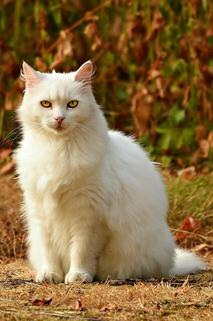
#> input picture img_50_1_50.jpg, 213 x 321 px
$ jupyter execute Untitled.ipynb
#> lines starting #> are read from the running program, lines starting #| are printed output that depends on the picture
[cell 1]
from PIL import Image, ImageOps

[cell 2]
img = Image.open("img_50_1_50.jpg")
#> img is the input picture: PIL image 213x321 RGB; mean R, G, B 140.2, 111.6, 70.7
img = ImageOps.grayscale(img)
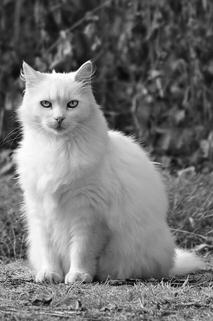
#> img: PIL image 213x321 L; min 2, max 254, mean 115.5
img

[cell 3]
def sepia_grayscale(image, level=0.4):
    # define sepia kernel
#> called with level = 0.4
    kernel = [
        [0.393, 0.769, 0.189],
        [0.349, 0.686, 0.168],
        [0.272, 0.534, 0.131]
    ]

    # apply convolution
    output = image.copy()
    width, height = output.size
#> width = 213; height = 321
    for x in range(1, width - 1):
        for y in range(1, height - 1):
            conv = 0
            for i in range(3):
                for j in range(3):
                    pixel = image.getpixel((x + i - 1, y + j - 1))
                    conv += pixel * kernel[i][j]

            # adjust sepia level
            conv *= level

            conv = max(0, min(conv, 255))

            output.putpixel((x, y), int(conv))
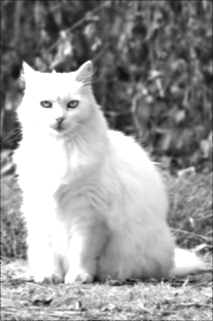
#> output: PIL image 213x321 L; min 13, max 255, mean 153.9

    return output.convert('RGB')

[cell 4]
img = sepia_grayscale(img)
img

[cell 5]
def noise_grayscale(image):
    image = ImageOps.grayscale(image)
    # define noise kernel
    kernel = [
        [0, 1/8, 0],
        [1/8,3/4, 1/8],
        [0, 1/8, 0]
    ]

    # apply convolution
    output = image.copy()
    width, height = output.size
#> width = 213; height = 321
    for x in range(1, width - 1):
        for y in range(1, height - 1):
            conv = 0
            for i in range(3):
                for j in range(3):
                    pixel = image.getpixel((x + i - 1, y + j - 1))
                    conv += pixel * kernel[i][j]

            conv = max(0, min(conv, 255))

            output.putpixel((x, y), int(conv))
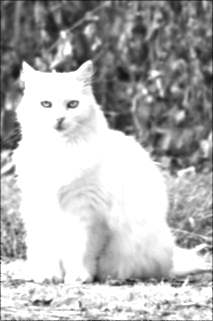
#> output: PIL image 213x321 L; min 17, max 255, mean 179.4

    return output.convert('L')

[cell 6]
img = noise_grayscale(img)
img

[cell 7]
def blur(image, radius=6):
    # define blur kernel
#> called with radius = 6
    kernel = [
        [1/9, 1/9, 1/9],
        [1/9, 1/9, 1/9],
        [1/9, 1/9, 1/9]
    ]

    # apply convolution
    output = image.copy()
    width, height = output.size
#> width = 213; height = 321
    for x in range(radius, width - radius):
        for y in range(radius, height - radius):
            conv = 0
            for i in range(3):
                for j in range(3):
                    pixel = image.getpixel((x + i - radius, y + j - radius))
                    conv += pixel * kernel[i][j]

            conv = int(round(conv))
            output.putpixel((x, y), conv)
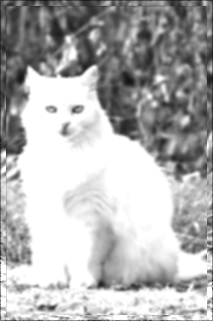
#> output: PIL image 213x321 L; min 18, max 255, mean 177.6

    return output
